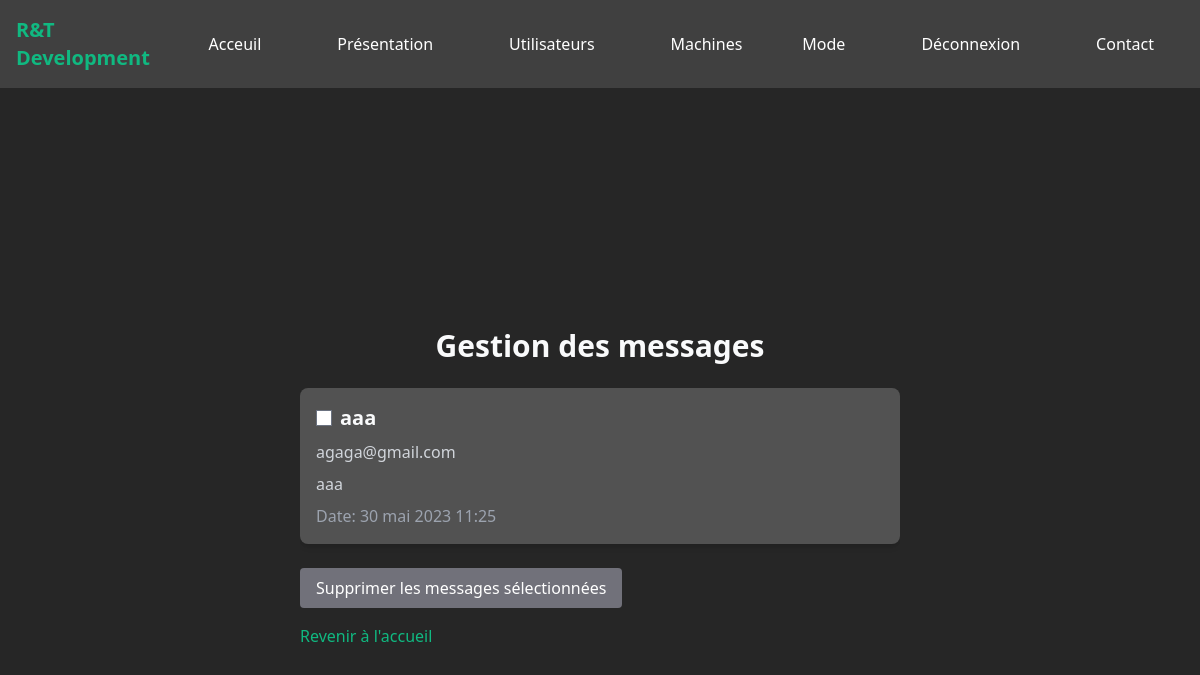
Page /computerApp/contact/messages/ (signed in) on the earlier database version.
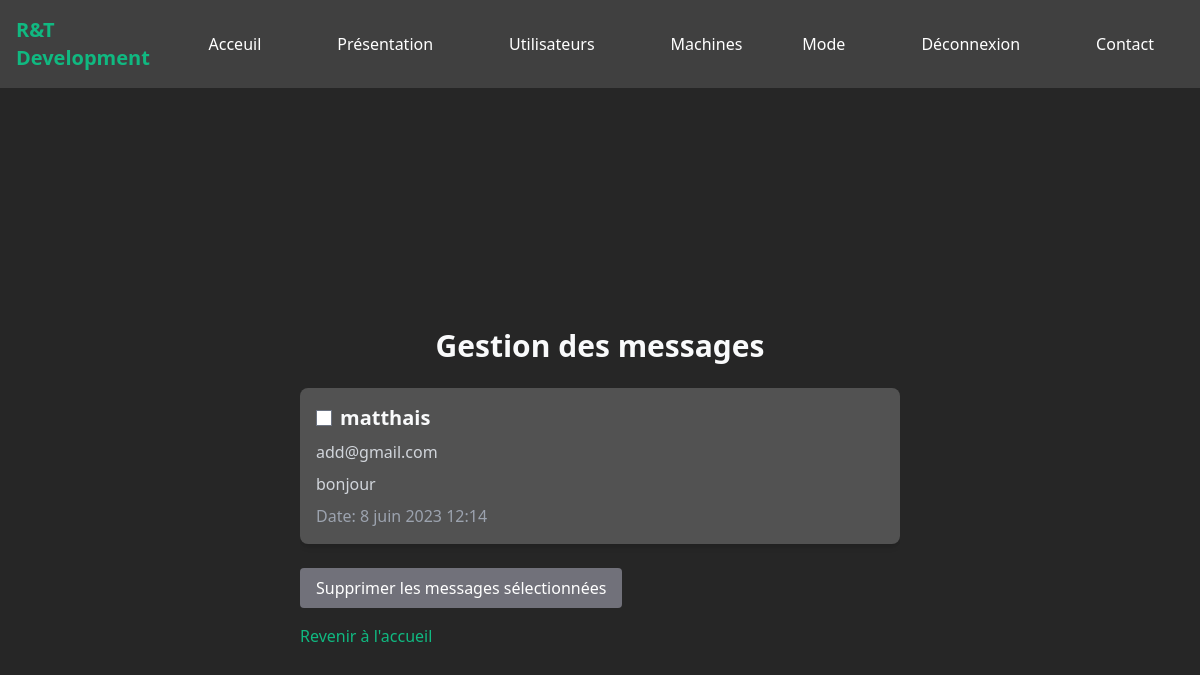
Same page on the later database version.
### computerApp/models.py (models this page shows, shortened)
class ContactMessage(models.Model):
    name = models.CharField(max_length=100)
    email = models.EmailField()
    message = models.TextField()
    created_at = models.DateTimeField(auto_now_add=True)

### computerApp/views.py (the view)
# urls.py: path('contact/messages/', views.contact_messages, name='view-contact-messages'),
@login_required
def contact_messages(request):
    messages = ContactMessage.objects.all()
    return render(request, 'contact_messages.html', {'messages': messages})

### theme/context_processors.py (called while the page is built)
def theme(request):
    if 'is_dark_theme' in request.session:
        is_dark_theme = request.session.get('is_dark_theme')
        return {'is_dark_theme': is_dark_theme}
    return {'is_dark_theme': False}

### computerApp/templates/contact_messages.html (shortened to what this page needs)
{% extends "index.html" %}
{% block content %}
    <div class="flex flex-col justify-center items-center h-screen">
        <h2 class="text-3xl font-bold mb-6">Gestion des messages</h2>
        <div class="w-full sm:w-2/3 lg:w-1/2 overflow-y-auto">
            {% if messages %}
                <form action="{% url 'del-contact-message' %}" method="post">
                    {% for message in messages %}
                        <div class="mb-6 p-4 bg-white rounded-lg shadow-md dark:bg-neutral-600 hover:shadow-lg transition-shadow duration-300">
                            <label class="flex items-center">
                                <input type="checkbox" name="selected_contact_message" value="{{ message.id }}" class="mr-2 form-checkbox text-emerald-500 border-black" >
                                <span class="text-xl font-semibold">{{ message.name }}</span>
                            </label>
                            <p class="text-gray-700 mt-2 dark:text-gray-300">{{ message.email }}</p>
                            <p class="text-gray-700 mt-2 dark:text-gray-300">{{ message.message }}</p>
                            <p class="text-gray-500 mt-2 dark:text-gray-400">Date: {{ message.created_at }}</p>
                        </div>
                    {% endfor %}
                    <button type="submit" class="bg-zinc-800 hover:bg-zinc-950 dark:bg-zinc-500 dark:hover:bg-zinc-700 duration-300 text-white py-2 px-4 rounded">Supprimer les messages sélectionnées</button>
                </form>
            {% else %}
                <p class="text-gray-900 dark:text-white">Aucun message de contact.</p>
            {% endif %}
            <button class="mt-4">
                <a href="{% url 'index' %}" class="text-emerald-500 hover:text-emerald-500">Revenir à l'accueil</a>
            </button>
        </div>
    </div>
{% endblock %}

Differences in the rows shown:
removed ContactMessage: name "aaa", email "agaga@gmail.com", message "aaa", created_at "30 mai 2023 11:25"
added ContactMessage: name "matthais", email "add@gmail.com", message "bonjour", created_at "8 juin 2023 12:14"
